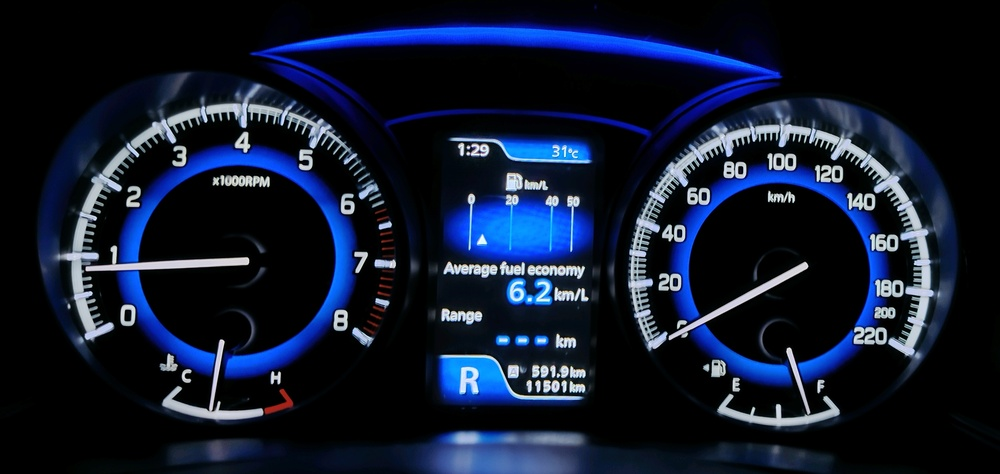
#> input picture Images/1.jpg, 1000 x 474 px, shrunk from 3281 x 1556 before the run; its folder holds only this picture in this run
$ python mark_contours.py
#> lines starting #> are read from the running program, lines starting #| are printed output that depends on the picture
import cv2
import numpy as np
import os

# Create output directory if it doesn't exist
output_path = "images_marked/"
os.makedirs(output_path, exist_ok=True)

# Specify the path to your images
path = "Images/"

for files in os.listdir(path):
    image_path = os.path.join(path, files)

    # Load the image
    image = cv2.imread(image_path)
#> image is the input picture: shape (474, 1000, 3); mean B, G, R 46, 26.1, 17.4

    # If the image can't be loaded, skip to the next one
    if image is None:
        print(f"Image {image_path} not found or cannot be opened.")
        continue

    # Get the dimensions of the image
    height, width, _ = image.shape
#> height = 474; width = 1000

    # Define regions of interest (ROI) for brake, seatbelt, left indicator, right indicator, fog light, and parking lights
    roi_brake = (int(0.55 * width), int(0.05 * height), int(0.15 * width), int(0.28 * height))  # Upper-right for brake
#> roi_brake = (550, 23, 150, 132)
    roi_seatbelt = (int(0.08 * width), int(0.46 * height), int(0.115 * width), int(0.15 * height))  # Middle-left for seatbelt
#> roi_seatbelt = (80, 218, 115, 71)
    roi_left_indicator = (int(0.3 * width), int(0.1 * height), int(0.2 * width), int(0.25 * height))  # Upper-left for left indicator
#> roi_left_indicator = (300, 47, 200, 118)
    roi_right_indicator = (int(0.6 * width), int(0.1 * height), int(0.2 * width), int(0.25 * height))  # Upper-right for right indicator
#> roi_right_indicator = (600, 47, 200, 118)

    # New ROI for fog light (you can adjust these values as per your requirement)
    roi_fog_light = (int(0.21 * width), int(0.38 * height), int(0.07 * width), int(0.15 * height))  # Bottom-center for fog light

    # New ROI for parking lights (you can adjust these values as per your requirement)
    roi_parking_lights = (int(0.26 * width), int(0.44 * height), int(0.07 * width), int(0.15* height))  # Bottom-center for parking lights

    # Draw rectangles for each ROI
    # Brake indicator
    x_brake, y_brake, w_brake, h_brake = roi_brake
    cv2.rectangle(image, (x_brake, y_brake), (x_brake + w_brake, y_brake + h_brake), (0, 255, 0), 2)  # Green color for brake

    # Seatbelt indicator
    x_seatbelt, y_seatbelt, w_seatbelt, h_seatbelt = roi_seatbelt
    cv2.rectangle(image, (x_seatbelt, y_seatbelt), (x_seatbelt + w_seatbelt, y_seatbelt + h_seatbelt), (0, 0, 255), 2)  # Red color for seatbelt

    # Left indicator
    x_left_indicator, y_left_indicator, w_left_indicator, h_left_indicator = roi_left_indicator
    cv2.rectangle(image, (x_left_indicator, y_left_indicator), (x_left_indicator + w_left_indicator, y_left_indicator + h_left_indicator), (255, 0, 0), 2)  # Blue color for left indicator

    # Right indicator
    x_right_indicator, y_right_indicator, w_right_indicator, h_right_indicator = roi_right_indicator
    cv2.rectangle(image, (x_right_indicator, y_right_indicator), (x_right_indicator + w_right_indicator, y_right_indicator + h_right_indicator), (255, 255, 0), 2)  # Yellow color for right indicator

    # Fog light
    x_fog, y_fog, w_fog, h_fog = roi_fog_light
    cv2.rectangle(image, (x_fog, y_fog), (x_fog + w_fog, y_fog + h_fog), (0, 255, 0), 2)  # Green color for fog light

    # Parking lights
    x_parking, y_parking, w_parking, h_parking = roi_parking_lights
    cv2.rectangle(image, (x_parking, y_parking), (x_parking + w_parking, y_parking + h_parking), (0, 255, 0), 2)  # Green color for parking lights
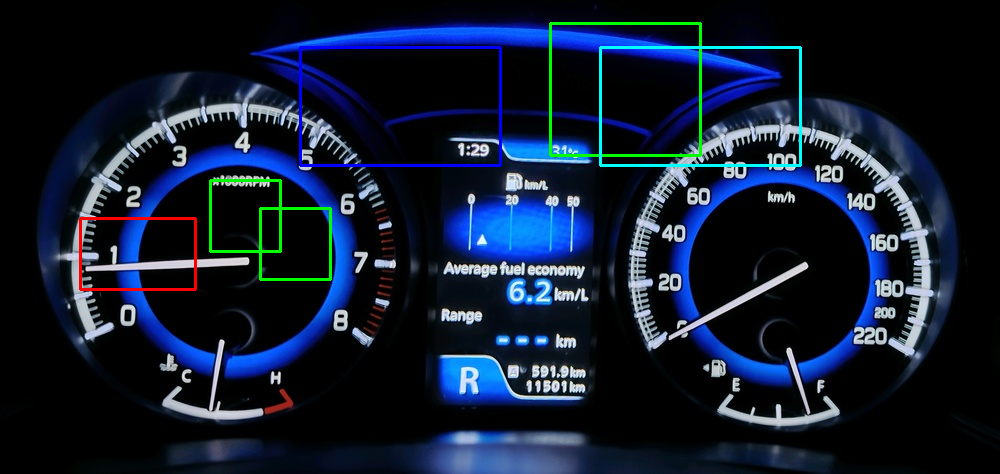
#> image: shape (474, 1000, 3); mean B, G, R 47, 28.3, 17.6

    # Save the marked image in the output directory
    marked_image_path = os.path.join(output_path, files)
    cv2.imwrite(marked_image_path, image)

print("Marked images have been saved in the 'images_marked/' directory.")

$ run again, on Images/2.jpg
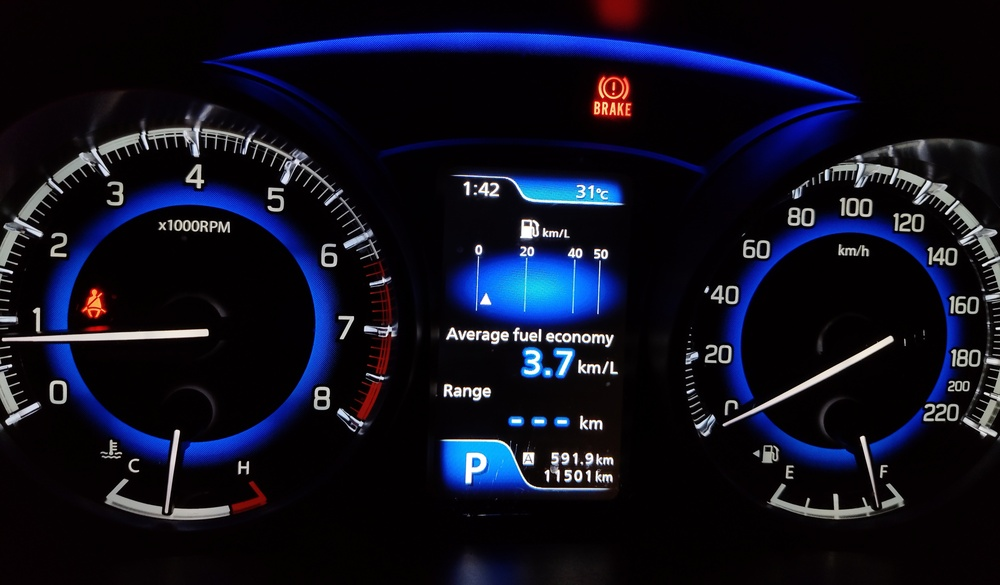
#> input picture Images/2.jpg, 1000 x 585 px, shrunk from 4096 x 2398 before the run
#> image is the input picture: shape (585, 1000, 3); mean B, G, R 31.5, 16.9, 15.8
#> `cv2.rectangle(image, (x_parking, y_parking), (x_parking + w_parking, y..`:
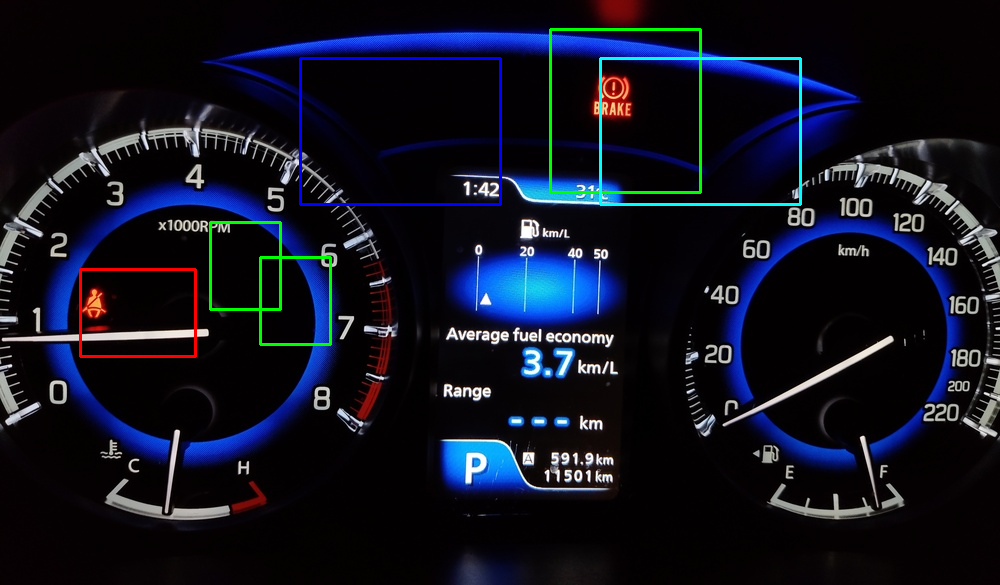
#> image: shape (585, 1000, 3); mean B, G, R 32.6, 19.1, 16.1

$ run again, on Images/4.jpg
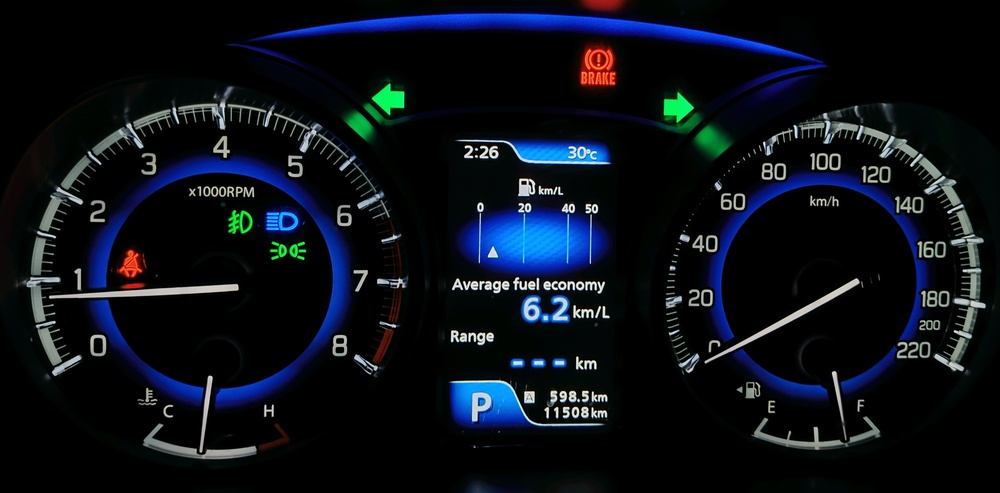
#> input picture Images/4.jpg, 1000 x 493 px, shrunk from 3455 x 1705 before the run
#> image is the input picture: shape (493, 1000, 3); mean B, G, R 24.9, 16.5, 11.3
#> `cv2.rectangle(image, (x_parking, y_parking), (x_parking + w_parking, y..`:
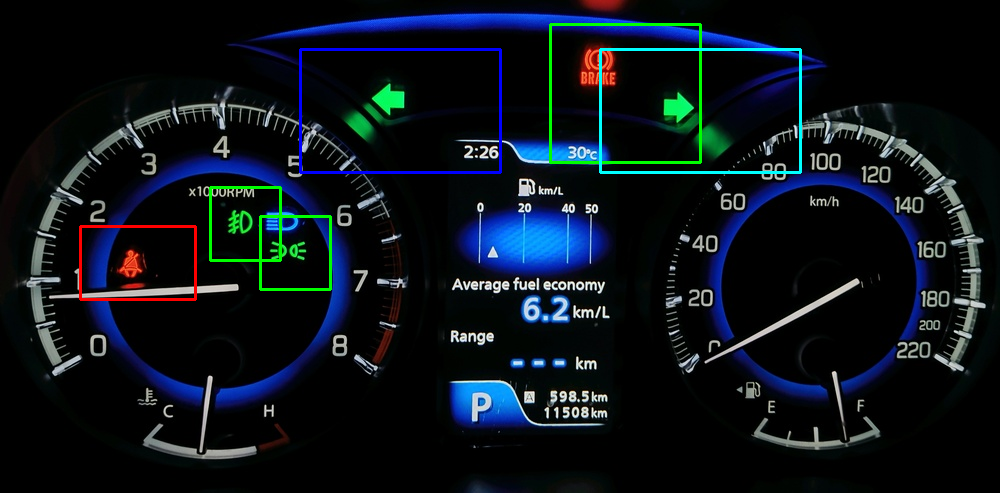
#> image: shape (493, 1000, 3); mean B, G, R 26.2, 18.8, 11.7
